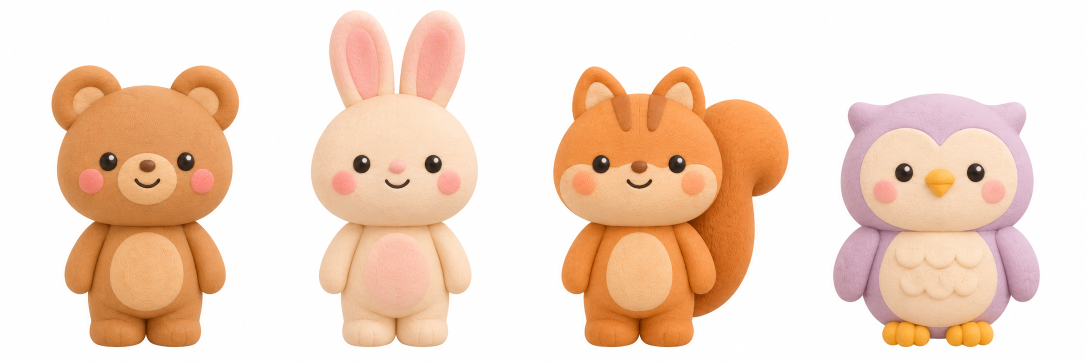
#> input picture art/clay-raw/clay-a.png, 2172 x 724 px (shown at 1/2 size)
$ python make-icon.py ../art/clay-raw/clay-a.png
#> lines starting #> are read from the running program, lines starting #| are printed output that depends on the picture; after the words box and inside, x2 and y2 are one past the last pixel; in counts of white or black regions, pixels touching at a corner belong together
"""App 圖示：用 ChatGPT 生成的軟陶圖示（art/clay-raw/clay-appicon.png，1024×1024、不透明）做出各種尺寸。

用法：python3 tools/make-icon.py [來源圖]
輸出 assets/icons/：icon-1024-store.png（方的、不透明，商店用）、icon-1024.png／icon-512.png／icon-192.png（圓角、透明底）、
apple-touch-icon.png（180、方的）、splash.webp（開場動畫用）、icon-maskable-512.png（圖縮到 80% 放中間，四周用原圖邊緣的漸層顏色補滿，留給系統裁）。
"""
import sys, os
from PIL import Image, ImageDraw, ImageFilter
HERE = os.path.dirname(os.path.abspath(__file__))
OUT = os.path.join(HERE, '..', 'assets', 'icons') + '/'
src = Image.open(sys.argv[1] if len(sys.argv) > 1 else os.path.join(HERE, '..', 'art', 'clay-raw', 'clay-appicon.png')).convert('RGB').resize((1024, 1024), Image.LANCZOS)
src.save(OUT + 'icon-1024-store.png', optimize=True)
mask = Image.new('L', (1024, 1024), 0); ImageDraw.Draw(mask).rounded_rectangle([0, 0, 1023, 1023], radius=230, fill=255)
#> after `mask = Image.new('L', (1024, 1024), 0)`: mask: PIL image 1024x1024 L; every value is 0
#> after `ImageDraw.Draw(mask).rounded_rectangle([0, 0, 1023, 1023], radius=230,`:
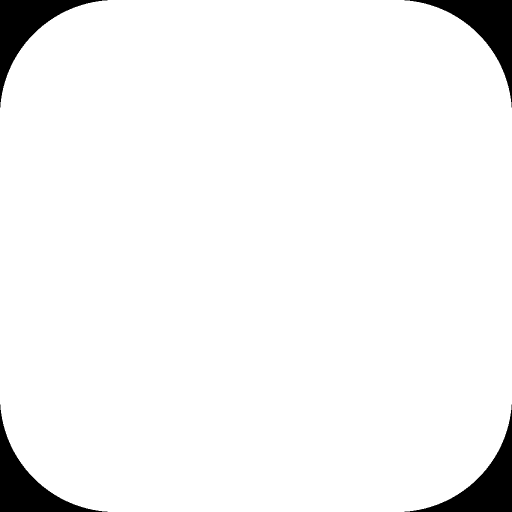
#> mask: PIL image 1024x1024 L (shown at 1/2 size); 95.6% white; 4 black regions, box (x1, y1, x2, y2) and area: (0, 0, 215, 215) 11422, (809, 0, 1024, 215) 11422, (0, 809, 215, 1024) 11422, (809, 809, 1024, 1024) 11422
big = src.convert('RGBA'); big.putalpha(mask); big.save(OUT + 'icon-1024.png', optimize=True)
for n in (512, 192): big.resize((n, n), Image.LANCZOS).save(OUT + f'icon-{n}.png', optimize=True)
#> this loop made 2 passes
#> pass 1, `for n in (512, 192): big.resize((n, n), Image.LANCZOS).save(OUT + f'ic..`:
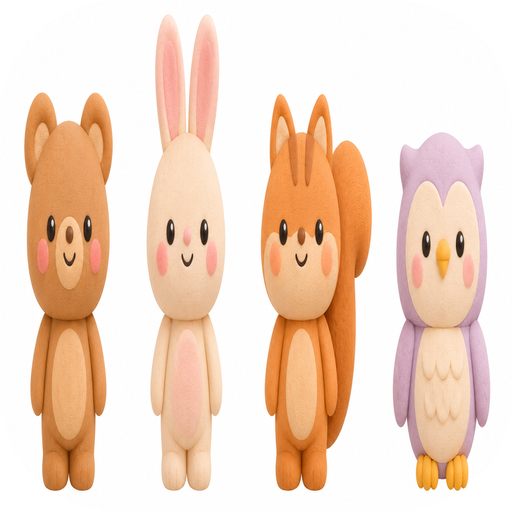
#> saved as icon-512.png: PIL image 512x512 RGBA; mean R, G, B, A 232.2, 205.8, 187.3, 243.9; transparent parts drawn white
src.resize((180, 180), Image.LANCZOS).save(OUT + 'apple-touch-icon.png', optimize=True)
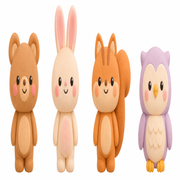
#> saved as apple-touch-icon.png: PIL image 180x180 RGB; mean R, G, B 242.3, 215.8, 197.2
# 可裁切版：底色用原圖最左邊那一欄的顏色（上藍下粉的漸層）往四周延伸，縮小的圖貼在中間、邊緣羽化
col = src.crop((4, 0, 5, 1024)); bg = Image.new('RGB', (1024, 1024))
#> after `bg = Image.new('RGB', (1024, 1024))`: bg: PIL image 1024x1024 RGB; every value is 0
for y in range(1024): bg.paste(col.getpixel((0, min(1023, max(0, round((y - 102) / 0.8))))), (0, y, 1024, y + 1))
small = src.resize((820, 820), Image.LANCZOS); fm = Image.new('L', (820, 820), 0); ImageDraw.Draw(fm).rounded_rectangle([14, 14, 805, 805], radius=60, fill=255); fm = fm.filter(ImageFilter.GaussianBlur(10))
#> after `fm = Image.new('L', (820, 820), 0)`: fm: PIL image 820x820 L; every value is 0
#> after `ImageDraw.Draw(fm).rounded_rectangle([14, 14, 805, 805], radius=60, fi`: fm: PIL image 820x820 L; 92.8% white; 1 black region, box (x1, y1, x2, y2) and area: (0, 0, 820, 820) 48280
#> after `fm = fm.filter(ImageFilter.GaussianBlur(10))`:
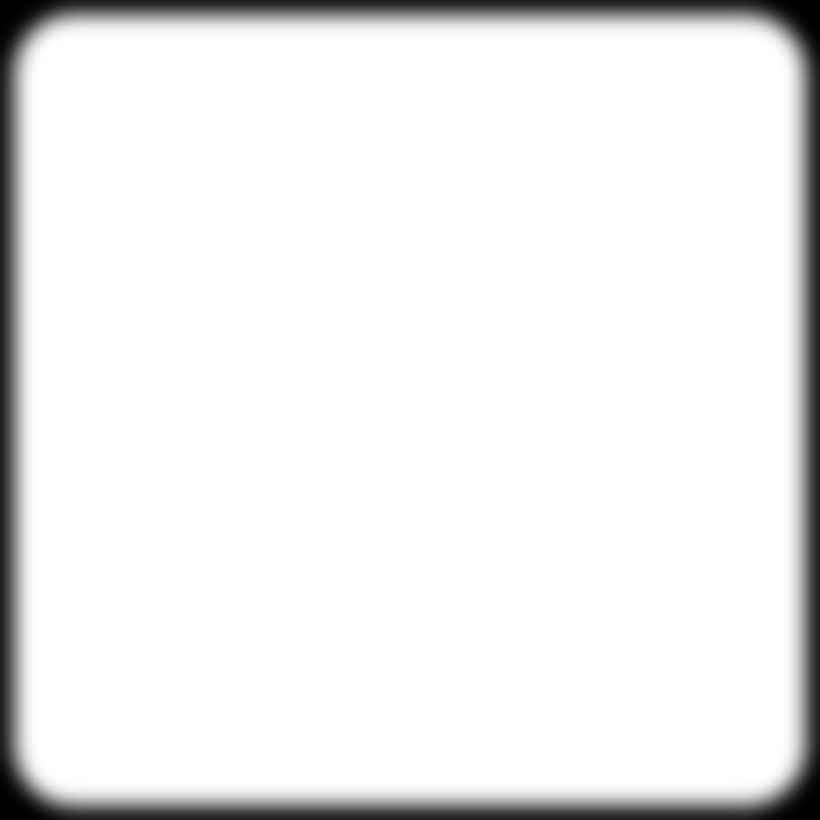
#> fm: PIL image 820x820 L; min 0, max 255, mean 236.4
bg.paste(small, (102, 102), fm); bg.resize((512, 512), Image.LANCZOS).save(OUT + 'icon-maskable-512.png', optimize=True)
#> after `bg.paste(small, (102, 102), fm)`:
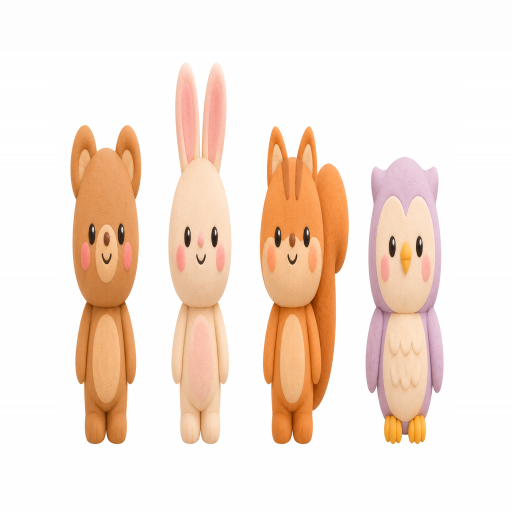
#> bg: PIL image 1024x1024 RGB (shown at 1/2 size); mean R, G, B 246.4, 229.5, 217.6
#> after `bg.paste(small, (102, 102), fm)`:
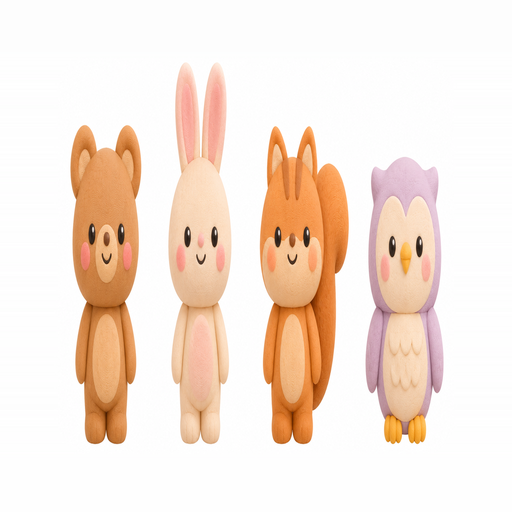
#> saved as icon-maskable-512.png: PIL image 512x512 RGB; mean R, G, B 246.4, 229.4, 217.5
big.resize((480, 480), Image.LANCZOS).save(OUT + 'splash.webp', 'WEBP', quality=88, method=6)   # 開場動畫用的（比 PNG 小很多）
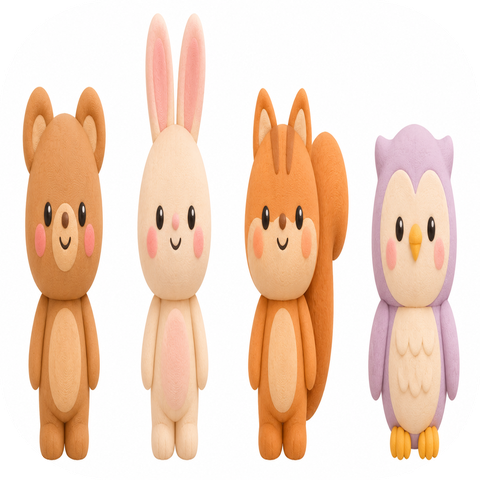
#> saved as splash.webp: PIL image 480x480 RGBA; mean R, G, B, A 232.2, 205.8, 187.3, 243.9; transparent parts drawn white
print('ok')

$ run again, on art/clay-raw/clay-deco1.png
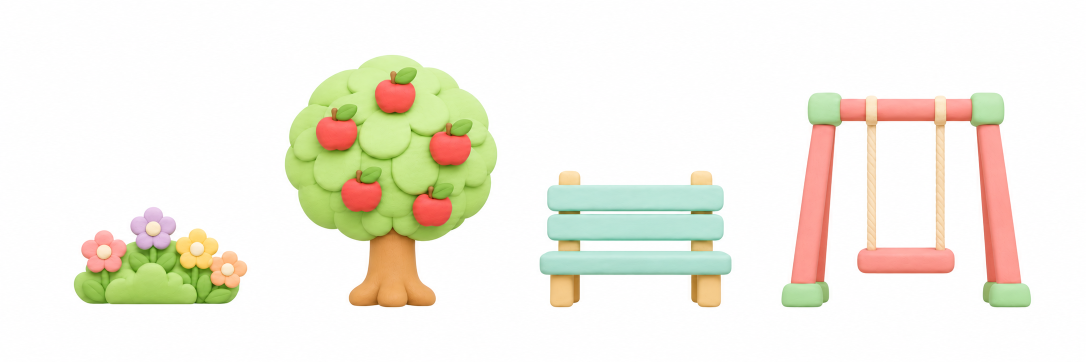
#> input picture art/clay-raw/clay-deco1.png, 2171 x 724 px (shown at 1/2 size)
#> mask: PIL image 1024x1024 L; every value is 0
#> mask: PIL image 1024x1024 L; 95.6% white; 4 black regions, box (x1, y1, x2, y2) and area: (0, 0, 215, 215) 11422, (809, 0, 1024, 215) 11422, (0, 809, 215, 1024) 11422, (809, 809, 1024, 1024) 11422
#> fm: PIL image 820x820 L; every value is 0
#> fm: PIL image 820x820 L; 92.8% white; 1 black region, box (x1, y1, x2, y2) and area: (0, 0, 820, 820) 48280
#> `bg.paste(small, (102, 102), fm)`:
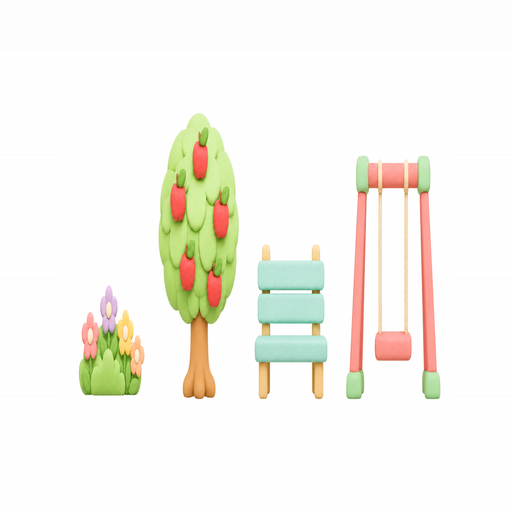
#> saved as icon-maskable-512.png: PIL image 512x512 RGB; mean R, G, B 246.8, 245, 237.8
#> `big.resize((480, 480), Image.LANCZOS).save(OUT + 'splash.webp', 'WEBP'..`:
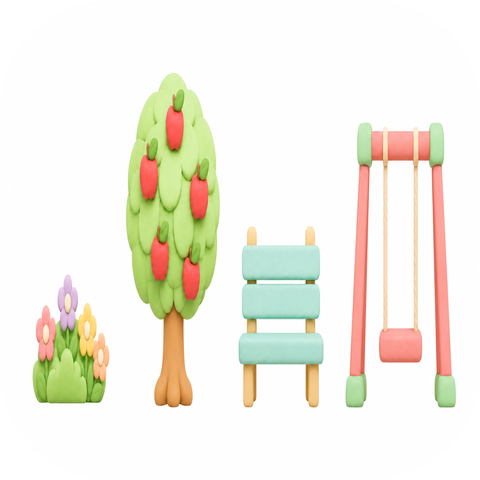
#> saved as splash.webp: PIL image 480x480 RGBA; mean R, G, B, A 232.8, 230, 218.8, 243.9; transparent parts drawn white

$ run again, on art/clay-raw/clay-deco2.png
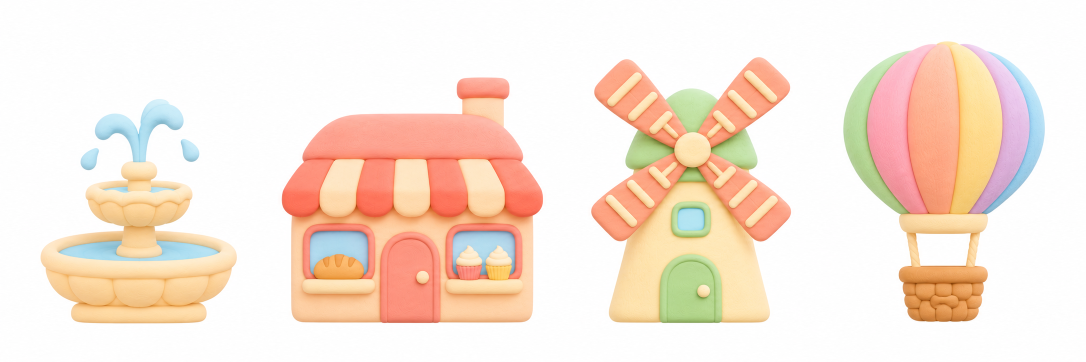
#> input picture art/clay-raw/clay-deco2.png, 2172 x 724 px (shown at 1/2 size)
#> mask: PIL image 1024x1024 L; every value is 0
#> mask: PIL image 1024x1024 L; 95.6% white; 4 black regions, box (x1, y1, x2, y2) and area: (0, 0, 215, 215) 11422, (809, 0, 1024, 215) 11422, (0, 809, 215, 1024) 11422, (809, 809, 1024, 1024) 11422
#> fm: PIL image 820x820 L; every value is 0
#> fm: PIL image 820x820 L; 92.8% white; 1 black region, box (x1, y1, x2, y2) and area: (0, 0, 820, 820) 48280
#> `bg.paste(small, (102, 102), fm)`:
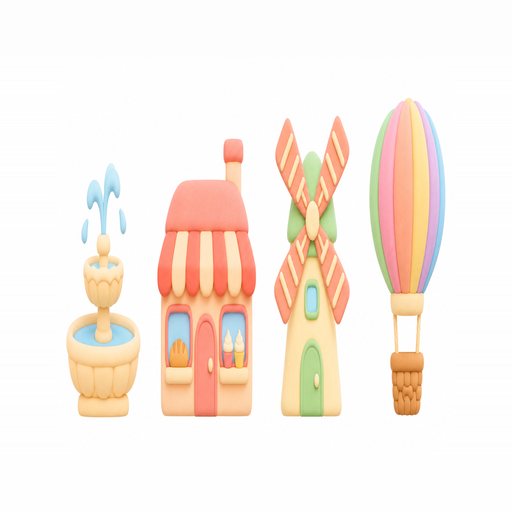
#> saved as icon-maskable-512.png: PIL image 512x512 RGB; mean R, G, B 249.7, 238.5, 230
#> `big.resize((480, 480), Image.LANCZOS).save(OUT + 'splash.webp', 'WEBP'..`:
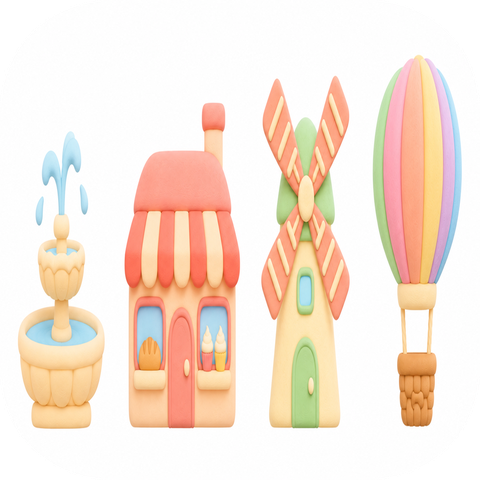
#> saved as splash.webp: PIL image 480x480 RGBA; mean R, G, B, A 237.5, 219.9, 206.8, 243.9; transparent parts drawn white

$ run again, on art/clay-raw/clay-food.png
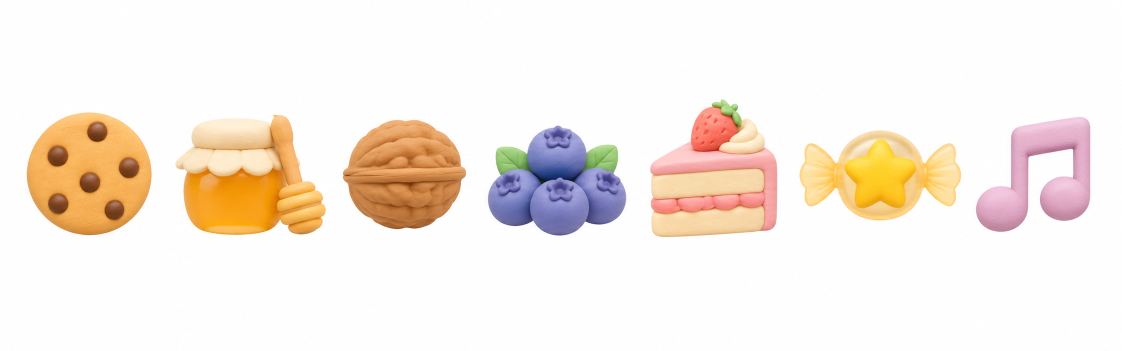
#> input picture art/clay-raw/clay-food.png, 2243 x 701 px (shown at 1/2 size)
#> mask: PIL image 1024x1024 L; every value is 0
#> mask: PIL image 1024x1024 L; 95.6% white; 4 black regions, box (x1, y1, x2, y2) and area: (0, 0, 215, 215) 11422, (809, 0, 1024, 215) 11422, (0, 809, 215, 1024) 11422, (809, 809, 1024, 1024) 11422
#> fm: PIL image 820x820 L; every value is 0
#> fm: PIL image 820x820 L; 92.8% white; 1 black region, box (x1, y1, x2, y2) and area: (0, 0, 820, 820) 48280
#> `big.resize((480, 480), Image.LANCZOS).save(OUT + 'splash.webp', 'WEBP'..`:
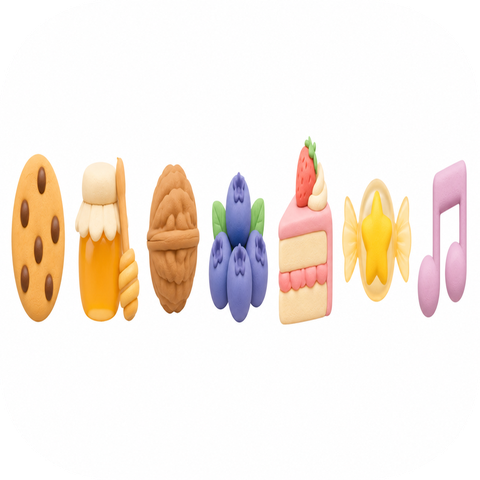
#> saved as splash.webp: PIL image 480x480 RGBA; mean R, G, B, A 236.6, 227, 218.4, 243.9; transparent parts drawn white
